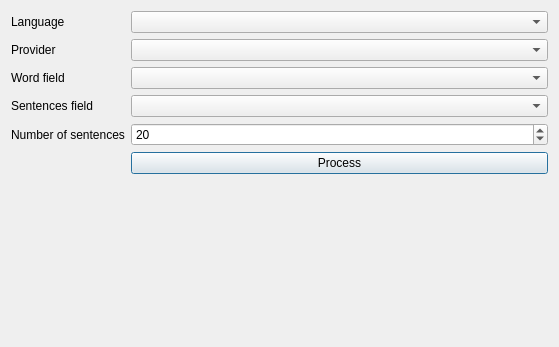
<?xml version="1.0" encoding="UTF-8"?>
<ui version="4.0">
 <class>Dialog</class>
 <widget class="QDialog" name="Dialog">
  <property name="geometry">
   <rect>
    <x>0</x>
    <y>0</y>
    <width>559</width>
    <height>347</height>
   </rect>
  </property>
  <property name="windowTitle">
   <string>Dialog</string>
  </property>
  <layout class="QFormLayout" name="formLayout">
   <item row="0" column="0">
    <widget class="QLabel" name="label">
     <property name="text">
      <string>Language</string>
     </property>
    </widget>
   </item>
   <item row="0" column="1">
    <widget class="QComboBox" name="language"/>
   </item>
   <item row="1" column="0">
    <widget class="QLabel" name="label_2">
     <property name="text">
      <string>Provider</string>
     </property>
    </widget>
   </item>
   <item row="1" column="1">
    <widget class="QComboBox" name="provider"/>
   </item>
   <item row="2" column="0">
    <widget class="QLabel" name="label_3">
     <property name="text">
      <string>Word field</string>
     </property>
    </widget>
   </item>
   <item row="2" column="1">
    <widget class="QComboBox" name="wordField"/>
   </item>
   <item row="3" column="0">
    <widget class="QLabel" name="label_4">
     <property name="text">
      <string>Sentences field</string>
     </property>
    </widget>
   </item>
   <item row="3" column="1">
    <widget class="QComboBox" name="sentencesField"/>
   </item>
   <item row="4" column="0">
    <widget class="QLabel" name="label_5">
     <property name="text">
      <string>Number of sentences</string>
     </property>
    </widget>
   </item>
   <item row="4" column="1">
    <widget class="QSpinBox" name="numberOfSentences">
     <property name="minimum">
      <number>1</number>
     </property>
     <property name="maximum">
      <number>99999</number>
     </property>
     <property name="value">
      <number>20</number>
     </property>
    </widget>
   </item>
   <item row="5" column="1">
    <widget class="QPushButton" name="processButton">
     <property name="text">
      <string>Process</string>
     </property>
    </widget>
   </item>
  </layout>
 </widget>
 <resources/>
 <connections/>
</ui>
